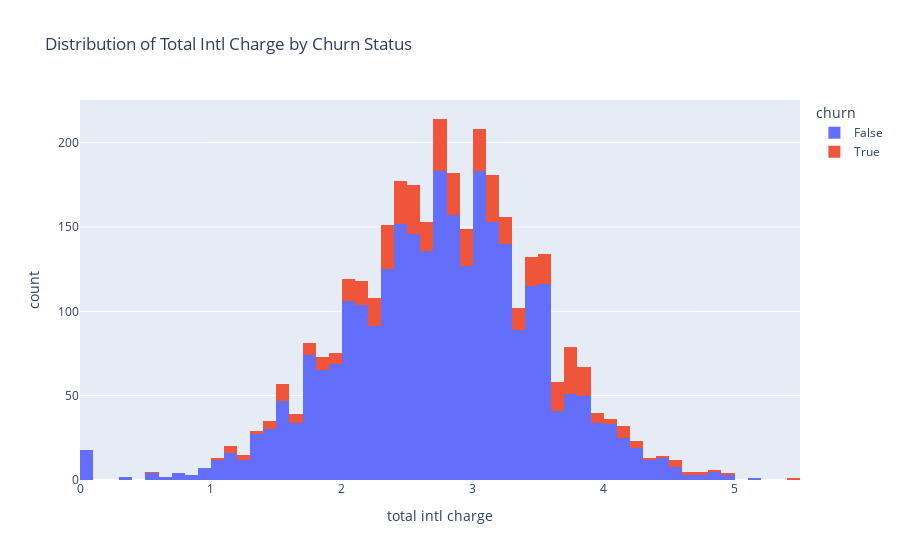

The notebook cell this image was saved under:
### Code cell
# distribution of total int charge verse vi churn
fig = px.histogram(data, x="total intl charge", color="churn", 
                   title="Distribution of Total Intl Charge by Churn Status")
fig.show()

### Figure 1 — Plotly figure (JSON) as saved in the notebook; plotly's stock layout.template omitted (floating-point values rounded to 4 significant figures; data arrays with more than 128 entries replaced by an {"elided": "..."} marker saying what was removed)
{"data": [{"alignmentgroup": "True", "bingroup": "x", "hovertemplate": "churn=False<br>total intl charge=%{x}<br>count=%{y}<extra></extra>", "legendgroup": "False", "marker": {"color": "#636efa", "pattern": {"shape": ""}}, "name": "False", "offsetgroup": "False", "orientation": "v", "showlegend": true, "type": "histogram", "x": {"elided": "2850 float values"}, "xaxis": "x", "yaxis": "y"}, {"alignmentgroup": "True", "bingroup": "x", "hovertemplate": "churn=True<br>total intl charge=%{x}<br>count=%{y}<extra></extra>", "legendgroup": "True", "marker": {"color": "#EF553B", "pattern": {"shape": ""}}, "name": "True", "offsetgroup": "True", "orientation": "v", "showlegend": true, "type": "histogram", "x": {"elided": "483 float values"}, "xaxis": "x", "yaxis": "y"}], "layout": {"barmode": "relative", "legend": {"title": {"text": "churn"}, "tracegroupgap": 0}, "title": {"text": "Distribution of Total Intl Charge by Churn Status"}, "xaxis": {"anchor": "y", "domain": [0, 1], "title": {"text": "total intl charge"}}, "yaxis": {"anchor": "x", "domain": [0, 1], "title": {"text": "count"}}}}
